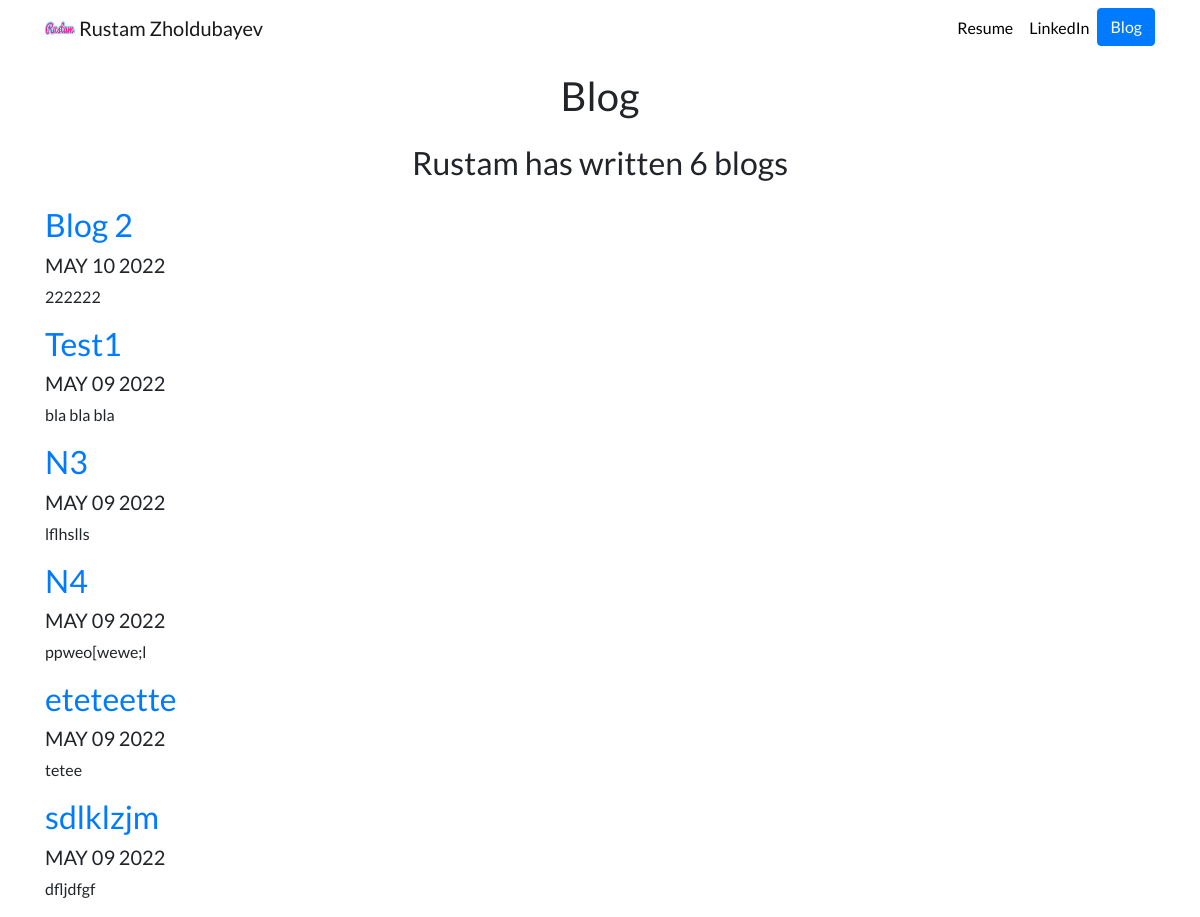
The page /blog/ on the database as committed earlier.
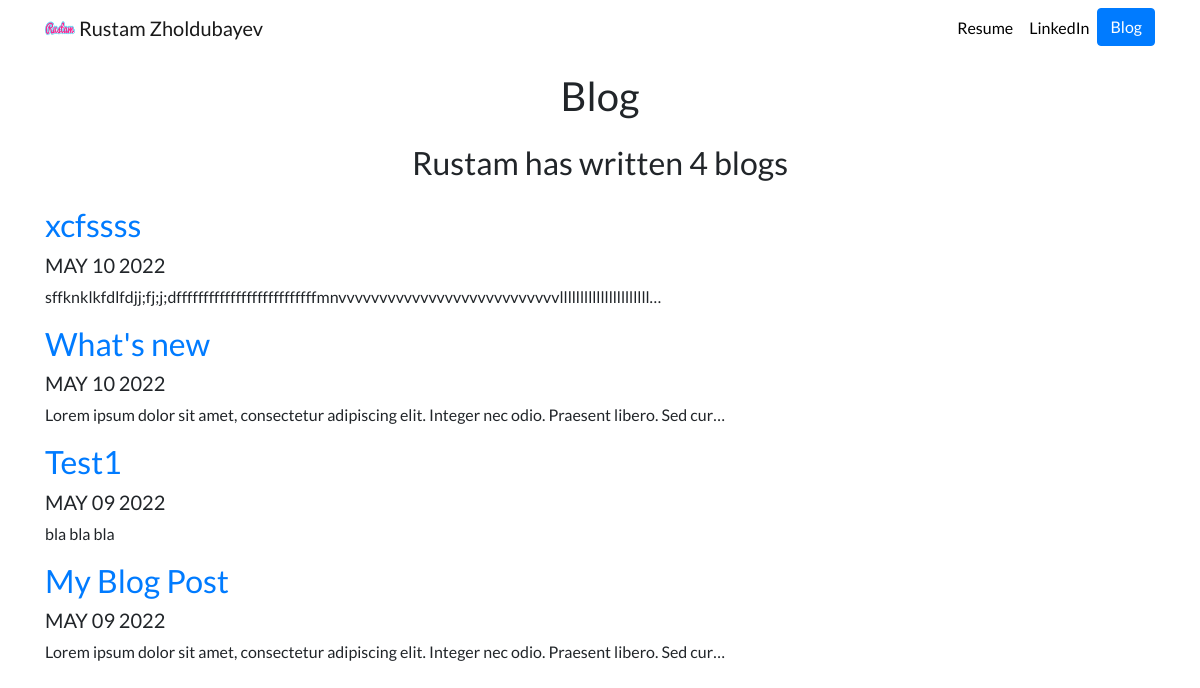
The same page on the database as committed later.
### blog/models.py (models this page shows, shortened)
class Blog(models.Model):
    title = models.CharField(max_length=200)
    description = models.TextField()
    date = models.DateField()

### blog/views.py (the view)
# urls.py: path('', views.all_blogs, name='all_blogs'),
def all_blogs(request):
    blogs = Blog.objects.all().order_by("-date")
    return render(request, 'blog/all_blogs.html', {'blogs':blogs})

### blog/templates/blog/all_blogs.html
{% extends 'portfolio/base.html' %}
{% load static %}
{% block content %}
<div class="row justify-content-center my-3">
    <h1>Blog</h1>
</div>
<div class="row justify-content-center my-3">
    <h2>Rustam has written {{ blogs.count}} blog{{ blogs.count | pluralize }}</h2>
</div>
{% for blog in blogs %}
<a href='{% url "blog:detail" blog.id %}'><h2>{{ blog.title }}</h2></a>
<h5>{{ blog.date|date:'M d Y'|upper }}</h5>
<p>{{ blog.description|striptags|truncatechars:100 }}</p>
{% endfor %}
{% endblock %}

### portfolio/templates/portfolio/base.html (shortened to what this page needs)
{% load static %}
<!doctype html>
<html lang="en">
<head>
  <link rel="stylesheet" href="https://stackpath.bootstrapcdn.com/bootstrap/4.4.1/css/bootstrap.min.css">
  <link rel="stylesheet" href="{% static "portfolio/custom.css" %}">
  </head>
  <body>
  <nav id="topNav" class="navbar navbar-expand-md navbar-light">
    <div class="container">
      <a class="navbar-brand" href="{% url 'home' %}">
        <img src="{% static "portfolio/Logo.png" %}" width="30" height="30" class="d-inline-block align-top" alt="Rustam's Logo">
        <span>Rustam Zholdubayev</span>
      </a>
      <div class="collapse navbar-collapse text-center" id="navbarNav">
        <ul class="navbar-nav ml-auto">
          <li class="nav-item">
            <a class="nav-link" href="{% static "portfolio/resume.pdf" %}">Resume</a>
          </li>
          <li class="nav-item">
            <a class="nav-link" href="https://www.linkedin.com/in/zholdubayev-rustam-7907a2bb/" target="_blank">LinkedIn</a>
          </li>
          <li>
            <a role="button" href="{% url 'blog:all_blogs' %}" class="btn btn-primary">Blog</a>
          </li>
        </ul>
      </div>
    </div>
  </nav>
  <div class="container">
    {% block content %}{% endblock %}
  </div>
</body>
</html>

### portfolio/static/portfolio/custom.css (style rules this page uses)
.navbar-nav .nav-link { color: rgba(0,0,0,1) !important; }
body { font-family: 'Lato', sans-serif; }

Rows that differ between the two databases and show on the page:
removed Blog: title "Blog 2", date "MAY 10 2022", description "222222"
removed Blog: title "N3", date "MAY 09 2022", description "lflhslls"
removed Blog: title "N4", date "MAY 09 2022", description "ppweo[wewe;l"
removed Blog: title "eteteette", date "MAY 09 2022", description "tetee"
removed Blog: title "sdlklzjm", date "MAY 09 2022", description "dfljdfgf"
added Blog: title "xcfssss", date "MAY 10 2022", description "sffknklkfdlfdjj;fj;j;dffffffffffffffffffffffffffmnvvvvvvvvvvvvvvvvvvvvvvvvvvvllllllllllllllllllllll…"
added Blog: title "What's new", date "MAY 10 2022", description "Lorem ipsum dolor sit amet, consectetur adipiscing elit. Integer nec odio. Praesent libero. Sed cur…"
added Blog: title "My Blog Post", date "MAY 09 2022", description "Lorem ipsum dolor sit amet, consectetur adipiscing elit. Integer nec odio. Praesent libero. Sed cur…"
Other text that changed with them:
{{ blogs.count }}: "6" → "4"
